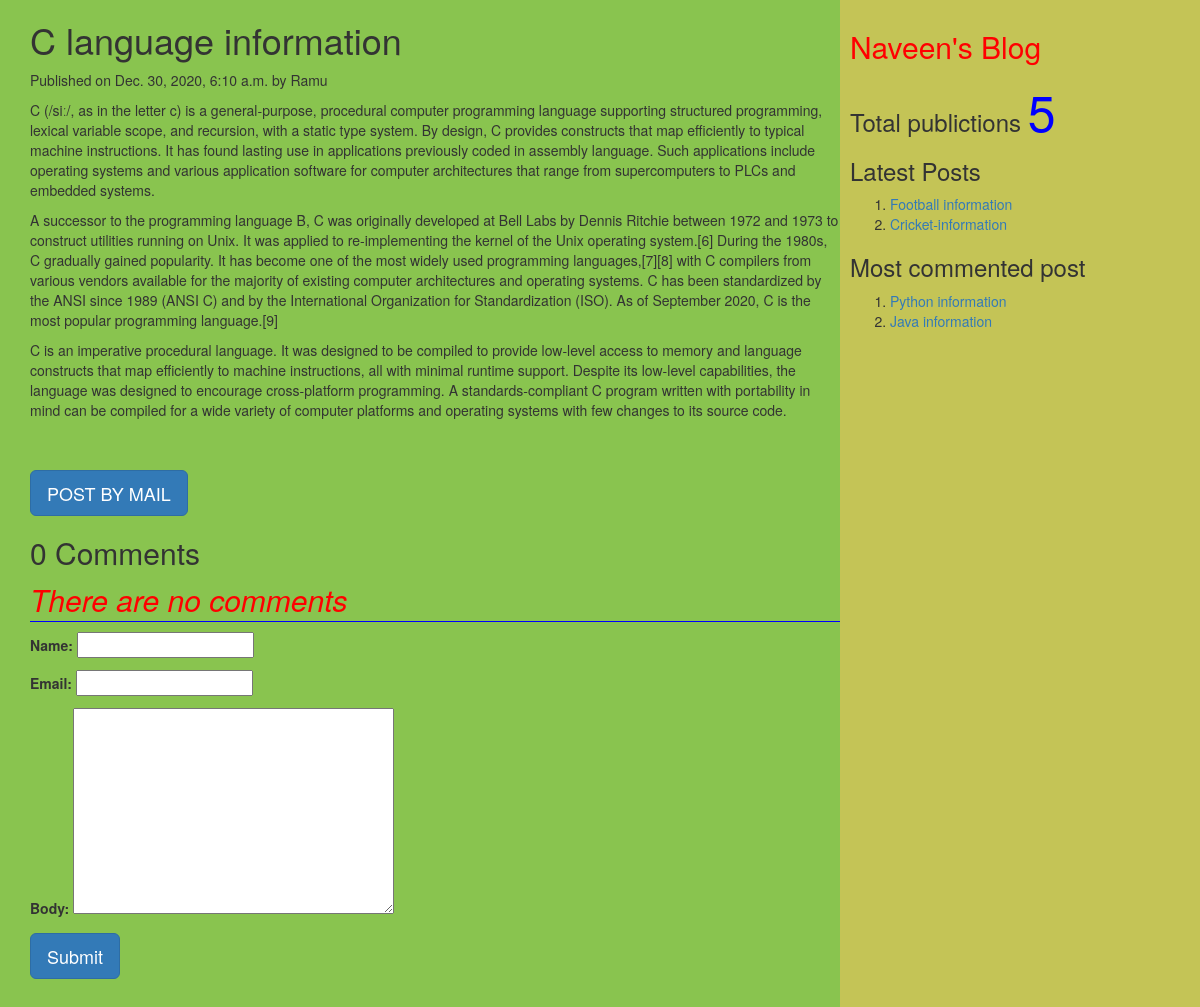
Page /2020/12/30/c-language-information on the committed database.
### myApp/models.py (models this page shows, shortened)
class Post(models.Model):
          tags=TaggableManager()
          STATUS_CHOICES=(('draft','Draft'),('published','Published'))
          title=models.CharField(max_length=256)
          slug=models.SlugField(max_length=264,unique_for_date='publish')
          author=models.ForeignKey(User,related_name='blog_posts',on_delete= models.CASCADE)
          body=models.TextField()
          publish=models.DateTimeField(default=timezone.now)
          created=models.DateTimeField(auto_now_add=True)
          updated=models.DateTimeField(auto_now=True)
          status= models.CharField(max_length=10,choices=STATUS_CHOICES,default='draft')
          objects=CustomManager()
          class Meta:
                ordering=('-publish',)
          def get_absolute_url(self):
                return reverse('post_detail',args=[self.publish.year,self.publish.strftime('%m'),self.publish.strftime('%d'),self.slug])

### myApp/views.py (the view, shortened to what this page needs)
# urls.py: url(r'(?P<year>\d{4})/(?P<month>\d{2})/(?P<day>\d{2})/(?P<post>[-\w]+)',views.post_detail_view,name='post_detail'),
def post_detail_view(request,year,month,day,post):
    post=get_object_or_404(Post,slug=post,publish__year=year,publish__month=month,publish__day=day)
    comments=post.comments.filter(active=True)
    csubmit=False
    form=CommentForm()
    d={'post':post,'form':form,'csubmit':csubmit,'comments':comments}
    return render(request,'myApp/post_detail.html',d)

### myApp/forms.py
class CommentForm(forms.ModelForm):
    class Meta:
        model=Comment
        fields=('name','email','body')

### myApp/models.py (called while the page is built)
    def get_queryset(self):
        return super().get_queryset().filter(status='published')

### myApp/templatetags/mytags.py (called while the page is built)
@register.simple_tag
def total_posts():
    return Post.objects.count()

@register.inclusion_tag('myApp/latest_post.html')
def show_latest_posts(count=3):
    latest_posts=Post.objects.order_by('-publish')[:count]
    return {'latest_posts':latest_posts}

@register.simple_tag
def get_most_commented_posts(count=2):
    return Post.objects.annotate(total_comments=Count('comments')).order_by('-total_comments')[:count]

### templates/myApp/post_detail.html (shortened to what this page needs)
<html>
    {%extends 'myApp/parent.html'%}
        {%block content_block%}
        <h1>{{post.title}}</h1>
        <p>Published on {{post.publish}} by {{post.author|title}}</p>
        {{post.body|linebreaks}} <br><br>
        <a href="/{{post.id}}/share" class='btn btn-lg btn-primary'>POST BY MAIL</a>
        {%with comments.count as comments_count%}
        <h2>{{comments_count}} Comment{{comments_count|pluralize}}</h2>
        {%endwith%}
        {%if comments%}
         {%for c in comments%}
         <p>Comment {{forloop.counter}} by {{c.name}}</p>
        <div>{{c.body|linebreaks}}</div>
        <hr>
        {%endfor%}
        {%else%}
         <p style="color:red;font-size:30px;font-style:italic;border-bottom:1px blue solid;">There are no comments</p>
        {%endif%}
         {%if csubmit%}
         <h2>Thank you..Your comment has been added successfully!!</h2>
         {%else%}
         <form  method="post">
           {{form.as_p}}
           <input type="submit" class='btn btn-lg btn-primary' value="Submit">
         </form>
         {%endif%}
        {%endblock%}

### templates/myApp/parent.html (shortened to what this page needs)
<html>
{%load mytags%}
    <head>
        <link rel="stylesheet" href="https://maxcdn.bootstrapcdn.com/bootstrap/3.3.7/css/bootstrap.min.css">
    </head>
    <body>
        <div class="content" style="width:70%;float:left;background-color:89c44f;height:300%;padding:0 0 0 30px">
              {%block content_block%}
              {%endblock%}
        </div>
        <div class="sidebar" style="width:30%;float:right;background-color:#c4c456;height:300%;padding:10px">
            <h2 style='font:bold;color:red'>Naveen's Blog</h2>
            <h3>Total publictions
              <span style="color:blue;font-size:50px">
              {%total_posts%}</span>
              <h3>Latest Posts</h3>
              {% show_latest_posts 2 %}
              <h3>Most commented post</h3>
              {%get_most_commented_posts as m%}
              <ol>
                {%for post in m%}
                <li><a href="{{post.get_absolute_url}}">{{post.title}}</a></li>
                {%endfor%}
              </ol>
            </h3>
        </div>
    </body>
</html>

### templates/myApp/latest_post.html
<html lang="en" dir="ltr">
  <body>
    <ol>
    {%for post in latest_posts%}
    <li><a href="{{post.get_absolute_url}}">{{post.title}}</a></li>
    {%endfor%}
    </ol>
  </body>
</html>

### rows in the picture
Post: title "C language information", publish "Dec. 30, 2020, 6:10 a.m.", author "Ramu", body "C (/siː/, as in the letter c) is a general-purpose, procedural computer programming language supporting structured programming, lexical variable scope, and recursion, with a static type system. By design, C provides constructs that map efficiently to typical machine instructions. It has found lasting use in applications previously coded in assembly language. Such applications include operating systems and various application software for computer architectures that range from supercomputers to PLCs and embedded systems. A successor to the programming language B, C was originally developed at Bell Labs by Dennis Ritchie between 1972 and 1973 to construct utilities running on Unix. It was…"
Post: title "Football information"
Post: title "Cricket-information"
Post: title "Python information"
Post: title "Java information"

### other values in the picture
{{ comments_count }} "0"
